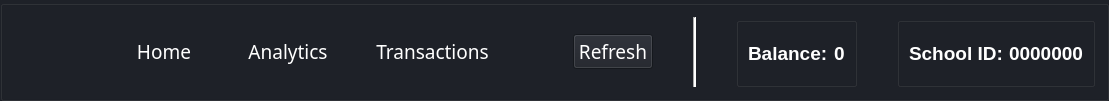
         <widget class="QGroupBox" name="navbar_user">
          <property name="styleSheet">
           <string notr="true">background-color: #1e2128;</string>
          </property>
          <property name="title">
           <string/>
          </property>
          <property name="flat">
           <bool>true</bool>
          </property>
          <layout class="QHBoxLayout" name="horizontalLayout">
           <property name="spacing">
            <number>40</number>
           </property>
           <item>
            <widget class="QLabel" name="label_6">
             <property name="sizePolicy">
              <sizepolicy hsizetype="Fixed" vsizetype="Fixed">
               <horstretch>0</horstretch>
               <verstretch>0</verstretch>
              </sizepolicy>
             </property>
             <property name="minimumSize">
              <size>
               <width>70</width>
               <height>70</height>
              </size>
             </property>
             <property name="styleSheet">
              <string notr="true">image:url(:/favicon/aupay-logo/favicon/a-u-pay-website-favicon-color.png)</string>
             </property>
             <property name="text">
              <string/>
             </property>
            </widget>
           </item>
           <item>
            <widget class="QPushButton" name="navHome_user">
             <property name="font">
              <font>
               <family>Segoe UI Semibold</family>
               <pointsize>14</pointsize>
              </font>
             </property>
             <property name="cursor">
              <cursorShape>PointingHandCursor</cursorShape>
             </property>
             <property name="styleSheet">
              <string notr="true">color: white;</string>
             </property>
             <property name="text">
              <string>Home</string>
             </property>
             <property name="icon">
              <iconset resource="../../resources_rc/resources.qrc">
               <normaloff>:/nav-icons/nav-icons/home.png</normaloff>:/nav-icons/nav-icons/home.png</iconset>
             </property>
             <property name="iconSize">
              <size>
               <width>32</width>
               <height>32</height>
              </size>
             </property>
             <property name="checkable">
              <bool>false</bool>
             </property>
             <property name="checked">
              <bool>false</bool>
             </property>
             <property name="flat">
              <bool>true</bool>
             </property>
            </widget>
           </item>
           <item>
            <widget class="QPushButton" name="navAnalytics_user">
             <property name="font">
              <font>
               <family>Segoe UI Semibold</family>
               <pointsize>14</pointsize>
              </font>
             </property>
             <property name="cursor">
              <cursorShape>PointingHandCursor</cursorShape>
             </property>
             <property name="styleSheet">
              <string notr="true">color: white;</string>
             </property>
             <property name="text">
              <string>Analytics</string>
             </property>
             <property name="icon">
              <iconset resource="../../resources_rc/resources.qrc">
               <normaloff>:/nav-icons/nav-icons/data-analytics.png</normaloff>:/nav-icons/nav-icons/data-analytics.png</iconset>
             </property>
             <property name="iconSize">
              <size>
               <width>32</width>
               <height>32</height>
              </size>
             </property>
             <property name="checkable">
              <bool>false</bool>
             </property>
             <property name="checked">
              <bool>false</bool>
             </property>
             <property name="flat">
              <bool>true</bool>
             </property>
            </widget>
           </item>
           <item>
            <widget class="QPushButton" name="navTransactions_user">
             <property name="font">
              <font>
               <family>Segoe UI Semibold</family>
               <pointsize>14</pointsize>
              </font>
             </property>
             <property name="cursor">
              <cursorShape>PointingHandCursor</cursorShape>
             </property>
             <property name="styleSheet">
              <string notr="true">color: white;</string>
             </property>
             <property name="text">
              <string>Transactions</string>
             </property>
             <property name="icon">
              <iconset resource="../../resources_rc/resources.qrc">
               <normaloff>:/nav-icons/nav-icons/transaction.png</normaloff>:/nav-icons/nav-icons/transaction.png</iconset>
             </property>
             <property name="iconSize">
              <size>
               <width>32</width>
               <height>32</height>
              </size>
             </property>
             <property name="checkable">
              <bool>false</bool>
             </property>
             <property name="checked">
              <bool>false</bool>
             </property>
             <property name="flat">
              <bool>true</bool>
             </property>
            </widget>
           </item>
           <item>
            <spacer name="horizontalSpacer_3">
             <property name="orientation">
              <enum>Qt::Horizontal</enum>
             </property>
             <property name="sizeHint" stdset="0">
              <size>
               <width>40</width>
               <height>20</height>
              </size>
             </property>
            </spacer>
           </item>
           <item>
            <widget class="QPushButton" name="navRefresh_user">
             <property name="font">
              <font>
               <family>Segoe UI Semibold</family>
               <pointsize>14</pointsize>
               <weight>50</weight>
               <bold>false</bold>
              </font>
             </property>
             <property name="cursor">
              <cursorShape>PointingHandCursor</cursorShape>
             </property>
             <property name="styleSheet">
              <string notr="true">color: white;</string>
             </property>
             <property name="text">
              <string>Refresh</string>
             </property>
             <property name="icon">
              <iconset resource="../../resources_rc/resources.qrc">
               <normaloff>:/nav-icons/nav-icons/refresh.png</normaloff>:/nav-icons/nav-icons/refresh.png</iconset>
             </property>
             <property name="iconSize">
              <size>
               <width>32</width>
               <height>32</height>
              </size>
             </property>
            </widget>
           </item>
           <item>
            <widget class="Line" name="line_2">
             <property name="styleSheet">
              <string notr="true">background-color: rgb(255, 255, 255);</string>
             </property>
             <property name="orientation">
              <enum>Qt::Vertical</enum>
             </property>
            </widget>
           </item>
           <item>
            <widget class="QGroupBox" name="groupBox_11">
             <property name="title">
              <string/>
             </property>
             <property name="flat">
              <bool>true</bool>
             </property>
             <layout class="QHBoxLayout" name="horizontalLayout_7">
              <item>
               <widget class="QLabel" name="labelBalance_user">
                <property name="sizePolicy">
                 <sizepolicy hsizetype="Minimum" vsizetype="Preferred">
                  <horstretch>0</horstretch>
                  <verstretch>0</verstretch>
                 </sizepolicy>
                </property>
                <property name="font">
                 <font>
                  <family>Segoe UI</family>
                  <pointsize>14</pointsize>
                  <weight>75</weight>
                  <bold>true</bold>
                 </font>
                </property>
                <property name="styleSheet">
                 <string notr="true">color: white;</string>
                </property>
                <property name="text">
                 <string>Balance:</string>
                </property>
               </widget>
              </item>
              <item>
               <widget class="QLabel" name="userWindow_balanceLine">
                <property name="font">
                 <font>
                  <family>Segoe UI</family>
                  <pointsize>14</pointsize>
                  <weight>75</weight>
                  <bold>true</bold>
                 </font>
                </property>
                <property name="styleSheet">
                 <string notr="true">color: white;</string>
                </property>
                <property name="text">
                 <string>0</string>
                </property>
               </widget>
              </item>
             </layout>
            </widget>
           </item>
           <item>
            <widget class="QGroupBox" name="groupBox_12">
             <property name="title">
              <string/>
             </property>
             <property name="flat">
              <bool>true</bool>
             </property>
             <layout class="QHBoxLayout" name="horizontalLayout_8">
              <item>
               <widget class="QLabel" name="labelSchoolId_user">
                <property name="font">
                 <font>
                  <family>Segoe UI</family>
                  <pointsize>14</pointsize>
                  <weight>75</weight>
                  <bold>true</bold>
                 </font>
                </property>
                <property name="styleSheet">
                 <string notr="true">color: white;</string>
                </property>
                <property name="text">
                 <string>School ID:</string>
                </property>
               </widget>
              </item>
              <item>
               <widget class="QLabel" name="userWindow_schoolIdLine">
                <property name="font">
                 <font>
                  <family>Segoe UI</family>
                  <pointsize>14</pointsize>
                  <weight>75</weight>
                  <bold>true</bold>
                 </font>
                </property>
                <property name="styleSheet">
                 <string notr="true">color: white;</string>
                </property>
                <property name="text">
                 <string>0000000</string>
                </property>
               </widget>
              </item>
             </layout>
            </widget>
           </item>
          </layout>
         </widget>
